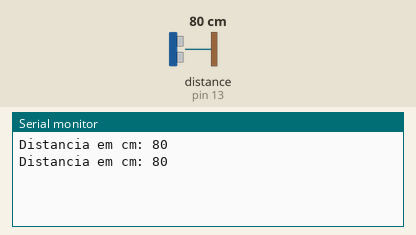
This sketch was run on a simulated Arduino Uno, built with avr-gcc and run on an emulated ATmega328P. Shown: the last lines printed to the serial monitor. The inputs (shaded band) are chosen by the test bench; at power-on: distance to the obstacle (sensor on pin 13) 80 cm. The echo pulse lasts 58.3 µs per cm.

Above: at 1.8 s.
1.9 s: distance to the obstacle (sensor on pin 13) set to 2 cm
At 2.4 s:
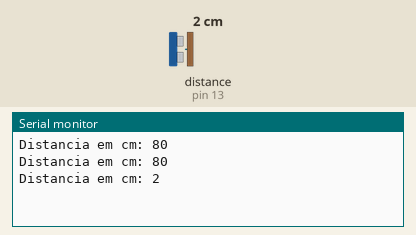
3.4 s: distance to the obstacle (sensor on pin 13) set to 4 cm
At 4.8 s:
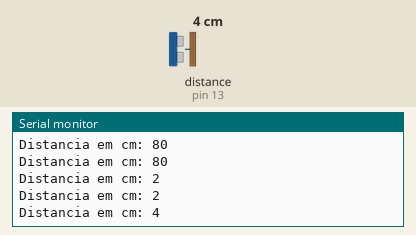
Timing chart, 0 to 6.4 s (numbered marks = the images above; inputs shaded):
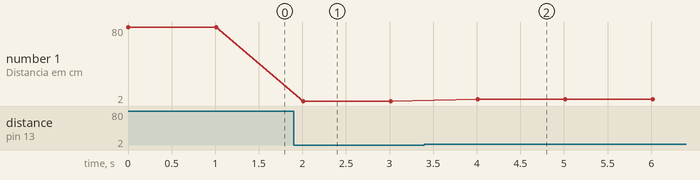

Measured:
- after the input at 1.9 s, the serial monitor: prints a new line after 0.11 s (image 1)
- after the input at 3.4 s, the serial monitor: prints a new line after 0.61 s (image 2)
- plotted number 1: 80 → 2 after the input at 1.9 s, 2 → 4 after the input at 3.4 s

The sketch:

sensor_ultrassonico.ino
```cpp
#include <Ultrasonic.h> //by Erick Simões versão 3.0.0

Ultrasonic sensor(12, 13); //porta onde está conectado o trigger e o echo, respectivamente
int distancia;

void setup() {
  Serial.begin(9600);
}

void loop() {
  distancia = sensor.read();

  Serial.print("Distancia em cm: ");
  Serial.println(distancia);
  delay(1000);
}
```
